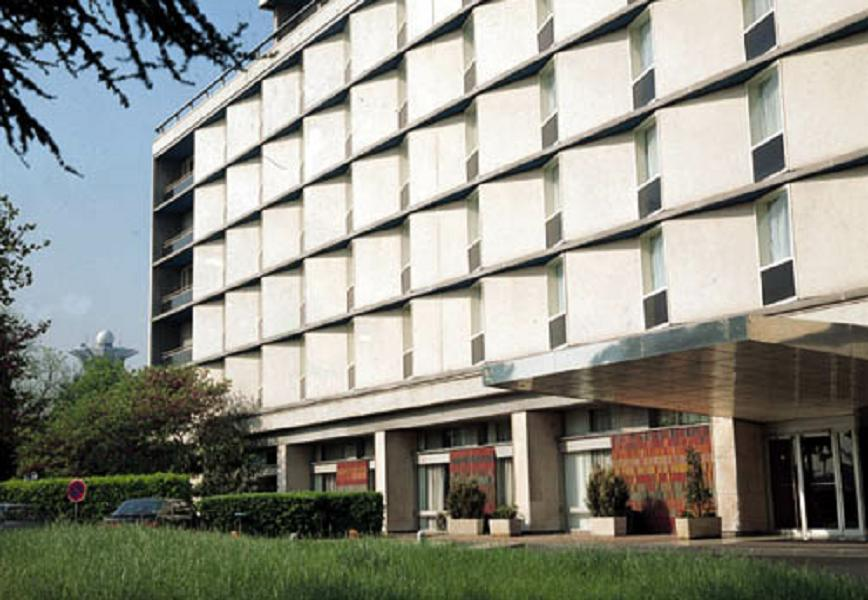
//> input picture imgdata/building.jpg, 868 x 600 px
$ ./5-15_Marr-Hildreth   (built with g++ and OpenCV 4)
//> lines starting //> are read from the running program, lines starting //| are printed output that depends on the picture; after the words box and inside, x2 and y2 are one past the last pixel; in counts of white or black regions, pixels touching at a corner belong together
// C++ source file
/***********************************************
# Copyright (c) 2018, Wuhan
# All rights reserved.
#
# @Filename: 5-15_Marr-Hildreth.cpp
# @Version：V1.0
# @Author: Frank Liu - frankliu624@gmail.com
# @Description: 改进边缘检测算子——Marr-Hildreth
# @Create Time: 2018-10-09 15:26:48
# @Last Modified: 2018-10-09 15:26:48
***********************************************/
#include <opencv2/core/core.hpp>
#include <opencv2/imgproc/imgproc.hpp>
#include <opencv2/highgui/highgui.hpp>

using namespace cv;

void marrEdge(const Mat src, Mat& dst, int kerValue, double delta)
{
    // 半径
    int kerLen = kerValue / 2;
    // 计算LoG算子
    Mat kernel = Mat_<double>(kerValue, kerValue);
    // 滑窗
    for(int i = -kerLen; i <= kerLen; ++i)
    {
        for(int j = -kerLen; j <= kerLen; ++j)
        {
            // 生成核因子
            kernel.at<double>(i + kerLen, j + kerLen) =
                exp(-((pow(i, 2) + pow(j, 2)) / (pow(delta, 2)*2))) *
                (((pow(i, 2) + pow(j, 2) - 2 * pow(delta, 2)) / (2 * pow(delta, 4))));
        }
    }
    // 设置参数
    int kerOffset = kerValue / 2;
    Mat laplacian = Mat_<double>(src.rows - kerOffset*2, src.cols - kerOffset*2);
    dst = Mat::zeros(src.rows - kerOffset*2, src.cols - kerOffset*2, src.type());
    double sumLaplacian;
    // 遍历计算卷积图像的拉普拉斯算子
    for(int i = kerOffset; i < src.rows - kerOffset; ++i)
    {
        for(int j = kerOffset; j < src.cols- kerOffset; ++j)
        {
            sumLaplacian = 0;
            for(int k = -kerLen; k <= kerLen; ++k)
            {
                for(int m = -kerLen; m <= kerLen; ++m)
                {
                    // 计算图像卷积
                    sumLaplacian += src.at<uchar>(i + k, j + m) *
                        kernel.at<double>(kerLen + k, kerLen + m);
                }
            }
            // 生成Laplace结果
            laplacian.at<double>(i - kerOffset, j - kerOffset) = sumLaplacian;
        }
    }

    // 过零点交叉，寻找边缘像素
    for(int y = 1; y < dst.rows - 1; ++y)
    {
        for(int x = 1; x < dst.cols - 1; ++x)
        {
            dst.at<uchar>(y, x) = 0;
            // 邻域判定
            if(laplacian.at<double>(y-1, x) * laplacian.at<double>(y+1, x) < 0)
                dst.at<uchar>(y, x) = 255;
            if(laplacian.at<double>(y, x-1) * laplacian.at<double>(y, x+1) < 0)
                dst.at<uchar>(y, x) = 255;
            if(laplacian.at<double>(y+1, x-1) * laplacian.at<double>(y-1, x+1) < 0)
                dst.at<uchar>(y, x) = 255;
            if(laplacian.at<double>(y-1, x-1) * laplacian.at<double>(y+1, x+1) < 0)
                dst.at<uchar>(y, x) = 255;
        }
    }
}

int main()
{
    Mat srcImg = imread("../../imgdata/building.jpg", 0);
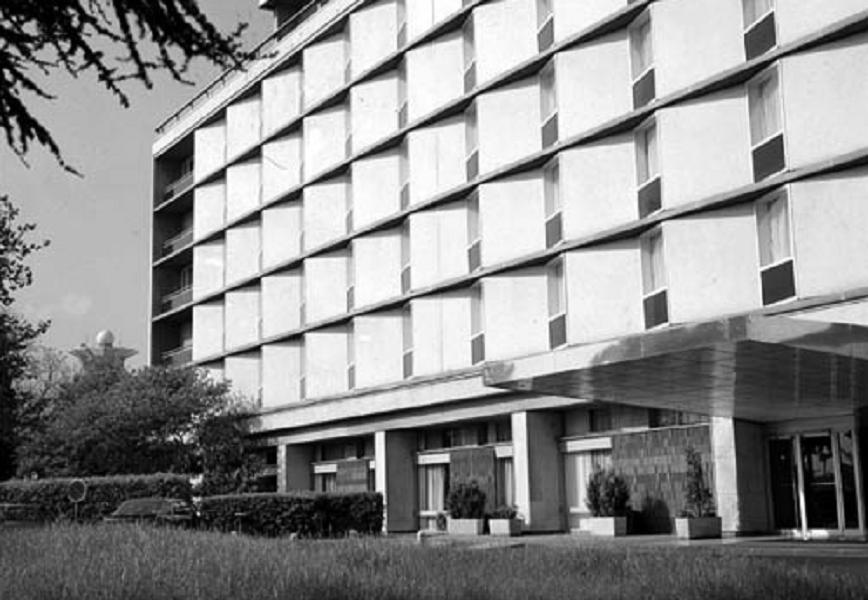
//> srcImg: 600 rows x 868 cols, CV_8UC1; min 0, max 255, mean 142.3
    if(!srcImg.data)
        return -1;
    Mat edgeImg;
    marrEdge(srcImg, edgeImg, 9, 1.6);
//> the loop in marrEdge, `for(int i = kerOffset; i < src.rows - kerOffset; ++i)` made 592 passes
//> sumLaplacian on passes 1 to 3: -54.18, -55.85, -60.58
//> after the loop in marrEdge, `for(int i = kerOffset; i < src.rows - kerOffset; ++i)`:
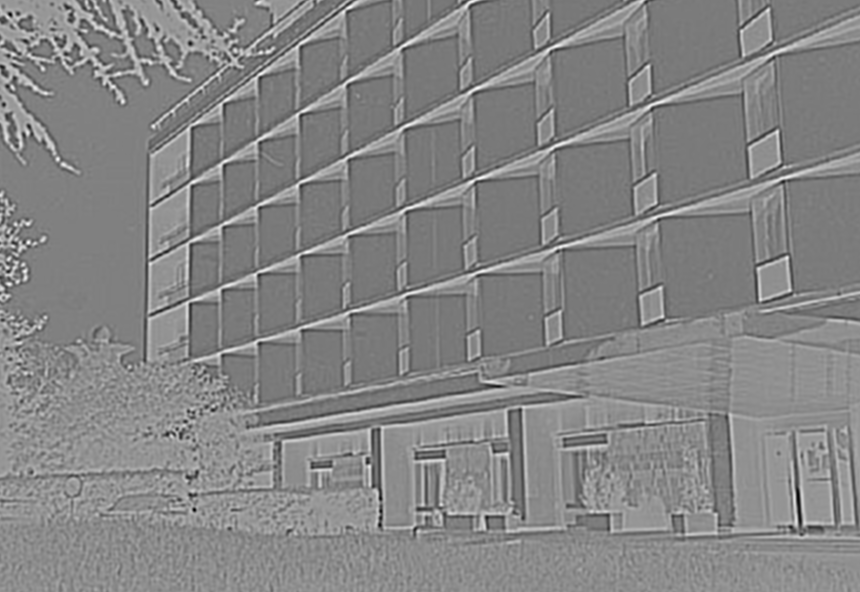
//> laplacian: 592 rows x 860 cols, CV_64FC1; min -318.1, max 222.8, mean -35.5; drawn with min black and max white
//> after the loop in marrEdge, `for(int i = kerOffset; i < src.rows - kerOffset; ++i)`: sumLaplacian = -7.22
//> after the loop in marrEdge, `for(int y = 1; y < dst.rows - 1; ++y)`:
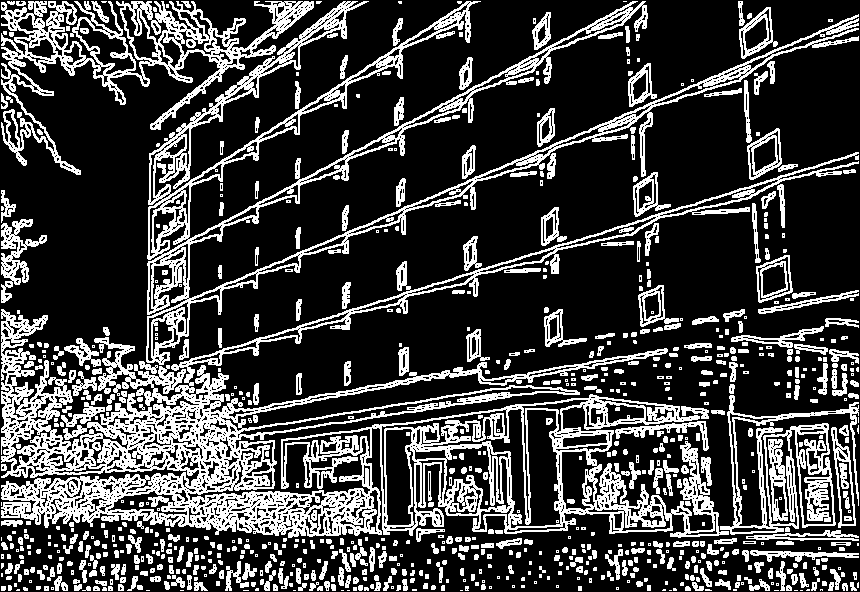
//> dst: 592 rows x 860 cols, CV_8UC1; 25.7% white in thin lines or dots
    imshow("srcImage", srcImg);
    imshow("edgsImage", edgeImg);
    waitKey(0);
    return 0;
}

$ run again, with imgdata/HappyFish.jpg copied over imgdata/building.jpg
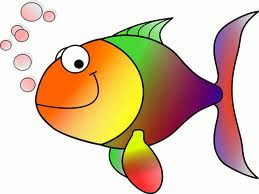
//> input picture imgdata/HappyFish.jpg, 259 x 194 px
//> the loop in marrEdge, `for(int i = kerOffset; i < src.rows - kerOffset; ++i)` made 186 passes
//> sumLaplacian on passes 1 to 3: -63.49, -64.88, -66.15
//> after the loop in marrEdge, `for(int i = kerOffset; i < src.rows - kerOffset; ++i)`:
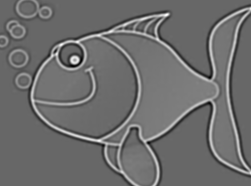
//> laplacian: 186 rows x 251 cols, CV_64FC1; min -300.8, max 284.5, mean -48.6; drawn with min black and max white
//> after the loop in marrEdge, `for(int i = kerOffset; i < src.rows - kerOffset; ++i)`: sumLaplacian = -62.85
//> after the loop in marrEdge, `for(int y = 1; y < dst.rows - 1; ++y)`:
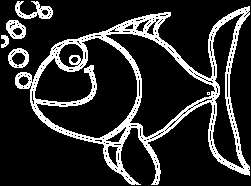
//> dst: 186 rows x 251 cols, CV_8UC1; 16.8% white; 6 white regions (1 under 20 px), largest, box (x1, y1, x2, y2) and area: (15, 6, 250, 185) 7016, (15, 1, 53, 19) 319, (6, 20, 26, 39) 233, (8, 48, 29, 68) 214, (1, 35, 9, 48) 69
